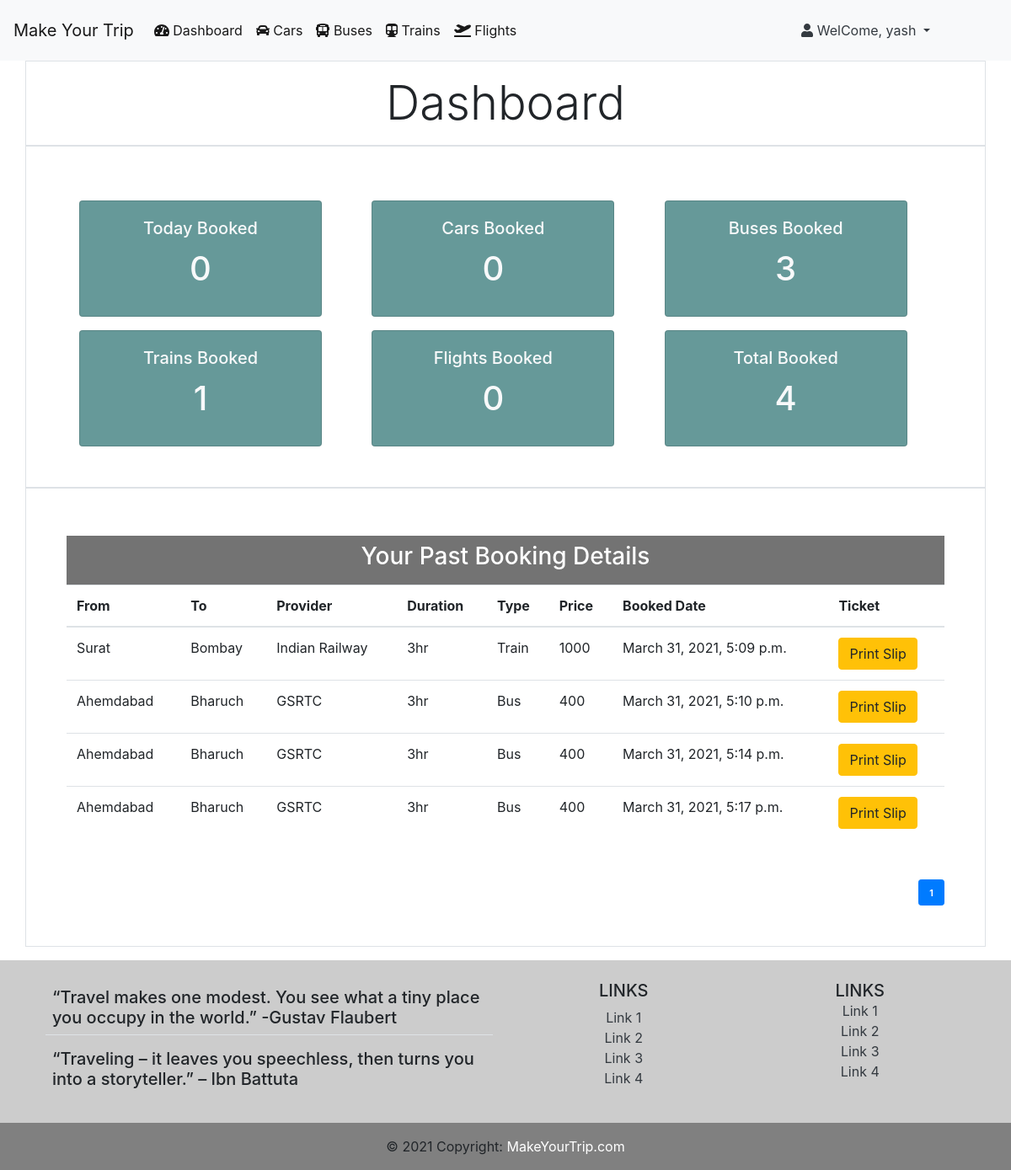
/dashboard/ (signed in), run on the app's committed database.
### myapp/models.py (models this page shows, shortened)
class BookingModel(models.Model):
    user = models.ForeignKey(User,on_delete=models.CASCADE)
    fname = models.CharField(max_length=300)
    lname = models.CharField(max_length=300)
    mobile = models.IntegerField()
    email = models.EmailField(max_length=300)
    gender = models.CharField(max_length=100)
    provider = models.CharField(max_length=100)
    from_location = models.CharField(max_length=100)
    to_location = models.CharField(max_length=100)
    class_type = models.CharField(max_length=100)
    v_type = models.CharField(max_length=200)
    duration = models.CharField(max_length=100)
    book_date = models.DateTimeField(auto_now_add=True)
    gst = models.IntegerField(default=0)
    total = models.IntegerField()
    objects = models.Manager()

### myapp/views.py (the view)
# urls.py: path('dashboard/', DashboardView, name='dashboard'),
def DashboardView(request):
    if request.user.is_authenticated:
        today = datetime.today()
        today_booked = BookingModel.objects.filter(user= request.user,book_date__year=today.year,book_date__month=today.month,book_date__day=today.day).count()
        total_booked = BookingModel.objects.filter(user= request.user).count()
        show_data = BookingModel.objects.filter(user= request.user)
        car_booked = BookingModel.objects.filter(user= request.user,v_type='Car').count()
        car_booked = BookingModel.objects.filter(user= request.user,v_type='Car').count()
        buses_booked = BookingModel.objects.filter(user= request.user,v_type='Bus').count()
        trains_booked = BookingModel.objects.filter(user= request.user,v_type='Train').count()
        flights_booked = BookingModel.objects.filter(user= request.user,v_type='Flight').count()
        paginator = Paginator(show_data, 3, orphans=1)
        page_number = request.GET.get('page')
        show_data = paginator.get_page(page_number)
        context = {'car_booked':car_booked,'buses_booked':buses_booked,
        'trains_booked':trains_booked,'flights_booked':flights_booked,
        'today_booked':today_booked,'total_booked':total_booked,
        'show_data':show_data,'page_number':page_number}
        return render(request,'dashboard.html',context)
    else:
        messages.info(request, '☹︎ Please Login First')
    return redirect('/signin')

### myapp/templates/dashboard.html (shortened to what this page needs)
{% extends 'base.html' %}
{% block body %}
<div class="container">
    <div class="row border">
        <div class="col-12">
            <div class="p-3 display-4 text-center">Dashboard</div>
        </div>
    </div>
    <div class="row border p-5 ">
        <div class="col mt-3">
            <div class="card" style="width: 18rem; background-color: #669999; ">
                <div class="card-body">
                    <h5 class="card-title text-center text-light">Today Booked</h5>
                    <h1 class="card-title text-center text-light">{{today_booked}}</h1>
                </div>
            </div>
        </div>
        <div class="col mt-3">
            <div class="card" style="width: 18rem; background-color: #669999; ">
                <div class="card-body">
                    <h5 class="card-title text-center text-light">Cars Booked</h5>
                    <h1 class="card-title text-center text-light">{{car_booked}}</h1>
                </div>
            </div>
        </div>
        <div class="col mt-3">
            <div class="card" style="width: 18rem; background-color: #669999; ">
                <div class="card-body">
                    <h5 class="card-title text-center text-light">Buses Booked</h5>
                    <h1 class="card-title text-center text-light">{{buses_booked}}</h1>
                </div>
            </div>
        </div>
        <div class="col mt-3">
            <div class="card" style="width: 18rem; background-color: #669999; ">
                <div class="card-body">
                    <h5 class="card-title text-center text-light">Trains Booked</h5>
                    <h1 class="card-title text-center text-light">{{trains_booked}}</h1>
                </div>
            </div>
        </div>
        <div class="col  mt-3">
            <div class="card" style="width: 18rem; background-color: #669999; ">
                <div class="card-body">
                    <h5 class="card-title text-center text-light">Flights Booked</h5>
                    <h1 class="card-title text-center text-light">{{flights_booked}}</h1>
                </div>
            </div>
        </div>
        <div class="col  mt-3">
            <div class="card" style="width: 18rem; background-color: #669999; ">
                <div class="card-body">
                    <h5 class="card-title text-center text-light">Total Booked</h5>
                    <h1 class="card-title text-center text-light">{{total_booked}}</h1>
                </div>
            </div>
        </div>
    </div>
</div>
<div class="container">
    <div class="row ">
        <div class="col border p-5">
            <div class="p-2 text-center text-white mt-2 " style="background-color: #737373;">
                <h3>Your Past Booking Details</h3>
            </div>
            <table class="table table-hover" id="ok">
                <thead>
                    <tr>
                        <th scope="col">From</th>
                        <th scope="col">To</th>
                        <th scope="col">Provider</th>
                        <th scope="col">Duration</th>
                        <th scope="col">Type</th>
                        <th scope="col">Price</th>
                        <th scope="col">Booked Date</th>
                        <th scope="col">Ticket</th>
                    </tr>
                </thead>
                <tbody>
                    {% for i in show_data %}
                    <tr>
                        <td scope="row">{{i.from_location}}</td>
                        <td scope="row">{{i.to_location}}</td>
                        <td scope="row">{{i.provider}}</td>
                        <td scope="row">{{i.duration}}</td>
                        <td scope="row">{{i.v_type}}</td>
                        <td scope="row">{{i.total}}</td>
                        <td scope="row">{{i.book_date}}</td>
                        <td scope="row"><a class="btn btn-warning" href="{% url 'slip' i.id %}">Print Slip</a></td>
                    </tr>
                    {% empty %}
                    <div class="alert alert-danger" role="alert">
                        <div class="text-center"><strong>-------------- No Any Buses Available --------------</strong>
                        </div>
                    </div>
                    {% endfor %}
                </tbody>
            </table>
            <div class="container mt-5">
                <div class="row float-right">
                    <span class="m-0 p-0 a">
                        <span>{% for pg in show_data.paginator.page_range %}
                            {% if show_data.number == pg %}
                            <a href="?page={{pg}}&ok=#ok" class="btn btn-sm btn-primary">
                                <span class="badge">{{pg}}</span>
                            </a>
                            {% else %}
                            <a href="?page={{pg}}&ok=#ok" class="btn btn-sm btn-secondary">
                                <span class="badge">{{pg}}</span>
                            </a>
                            {% endif %}
                            {% endfor %}</span>
                    </span>
                </div>
            </div>
        </div>
    </div>
</div>
{% endblock body %}

### myapp/templates/base.html (shortened to what this page needs)
<!doctype html>
<html lang="en">
<head>
    <link rel="stylesheet" href="https://cdn.jsdelivr.net/npm/bootstrap@4.5.3/dist/css/bootstrap.min.css"
>
    <link rel="stylesheet" href="https://cdnjs.cloudflare.com/ajax/libs/font-awesome/5.15.3/css/all.min.css">
</head>
<body>
    {% if user.is_authenticated %}
    <nav class="navbar navbar-expand-lg navbar-light bg-light">
        <a class="navbar-brand" href="{% url 'home' %}">Make Your Trip</a>
        <div class="collapse navbar-collapse" id="navbarSupportedContent">
            <ul class="navbar-nav mr-auto">
                <li class="nav-item active">
                    <a class="nav-link" href="{% url 'dashboard' %}"><i class="fas fa-tachometer-alt"></i> Dashboard<span class="sr-only">(current)</span></a>
                </li>
                <li class="nav-item active">
                    <a class="nav-link" href="{% url 'car' %}"><i class="fas fa-car"></i> Cars<span class="sr-only">(current)</span></a>
                </li>
                <li class="nav-item active">
                    <a class="nav-link" href="{% url 'bus' %}"><i class="fas fa-bus-alt"></i> Buses<span class="sr-only">(current)</span></a>
                </li>
                <li class="nav-item active">
                    <a class="nav-link" href="{% url 'train' %}"><i class="fas fa-subway"></i> Trains<span class="sr-only">(current)</span></a>
                </li>
                <li class="nav-item active">
                    <a class="nav-link" href="{% url 'flight' %}"><i class="fas fa-plane-departure"></i> Flights<span class="sr-only">(current)</span></a>
                </li>
            </ul>
            <li class="nav-item dropdown navbar mr-5 text-dark">
                <a class="nav-link dropdown-toggle text-dark" href="#" id="navbarDropdown" role="button"
                    data-toggle="dropdown" aria-haspopup="true" aria-expanded="false">
                    <i class="fas fa-user"></i> WelCome, {{request.user}}
                </a>
            </li>
        </div>
    </nav>
    {% endif %}
    {% block body %}
    {% endblock body %}
    {% if user.is_authenticated %}
    <footer class=" text-center text-lg-start mt-3" style="background-color: #cccccc;" >
        <div class="container p-4">
            <div class="row">
                <div class="col-lg-6 col-md-12 mb-4 mb-md-0">
                    <div class="text-left h5 border-bottom p-2">
                        “Travel makes one modest. You see what a tiny place you occupy in the world.” -Gustav Flaubert
                    </div>
                    <div class="text-left h5 p-2">
                        “Traveling – it leaves you speechless, then turns you into a storyteller.” – Ibn Battuta
                    </div>
                </div>
                <div class="col-lg-3 col-md-6 mb-4 mb-md-0">
                    <h5 class="text-uppercase">Links</h5>
                    <ul class="list-unstyled mb-0">
                        <li>
                            <a href="#!" class="text-dark">Link 1</a>
                        </li>
                        <li>
                            <a href="#!" class="text-dark">Link 2</a>
                        </li>
                        <li>
                            <a href="#!" class="text-dark">Link 3</a>
                        </li>
                        <li>
                            <a href="#!" class="text-dark">Link 4</a>
                        </li>
                    </ul>
                </div>
                <div class="col-lg-3 col-md-6 mb-4 mb-md-0">
                    <h5 class="text-uppercase mb-0">Links</h5>
                    <ul class="list-unstyled">
                        <li>
                            <a href="#!" class="text-dark">Link 1</a>
                        </li>
                        <li>
                            <a href="#!" class="text-dark">Link 2</a>
                        </li>
                        <li>
                            <a href="#!" class="text-dark">Link 3</a>
                        </li>
                        <li>
                            <a href="#!" class="text-dark">Link 4</a>
                        </li>
                    </ul>
                </div>
            </div>
        </div>
        <div class="text-center p-3" style="background-color: #808080;">
            © 2021 Copyright:
            <a class="text-white" href="https://mdbootstrap.com/">MakeYourTrip.com</a>
        </div>
    </footer>
    {% endif %}
</body>
</html>

### data on the page
BookingModel: from_location "Surat", to_location "Bombay", provider "Indian Railway", duration "3hr", v_type "Train", total "1000", book_date "March 31, 2021, 5:09 p.m."
BookingModel: from_location "Ahemdabad", to_location "Bharuch", provider "GSRTC", duration "3hr", v_type "Bus", total "400", book_date "March 31, 2021, 5:10 p.m."
BookingModel: from_location "Ahemdabad", to_location "Bharuch", provider "GSRTC", duration "3hr", v_type "Bus", total "400", book_date "March 31, 2021, 5:14 p.m."
BookingModel: from_location "Ahemdabad", to_location "Bharuch", provider "GSRTC", duration "3hr", v_type "Bus", total "400", book_date "March 31, 2021, 5:17 p.m."

### other printed values
{{ request.user }} "yash"
{{ today_booked }} "0"
{{ car_booked }} "0"
{{ buses_booked }} "3"
{{ trains_booked }} "1"
{{ flights_booked }} "0"
{{ total_booked }} "4"
{{ pg }} "1"
